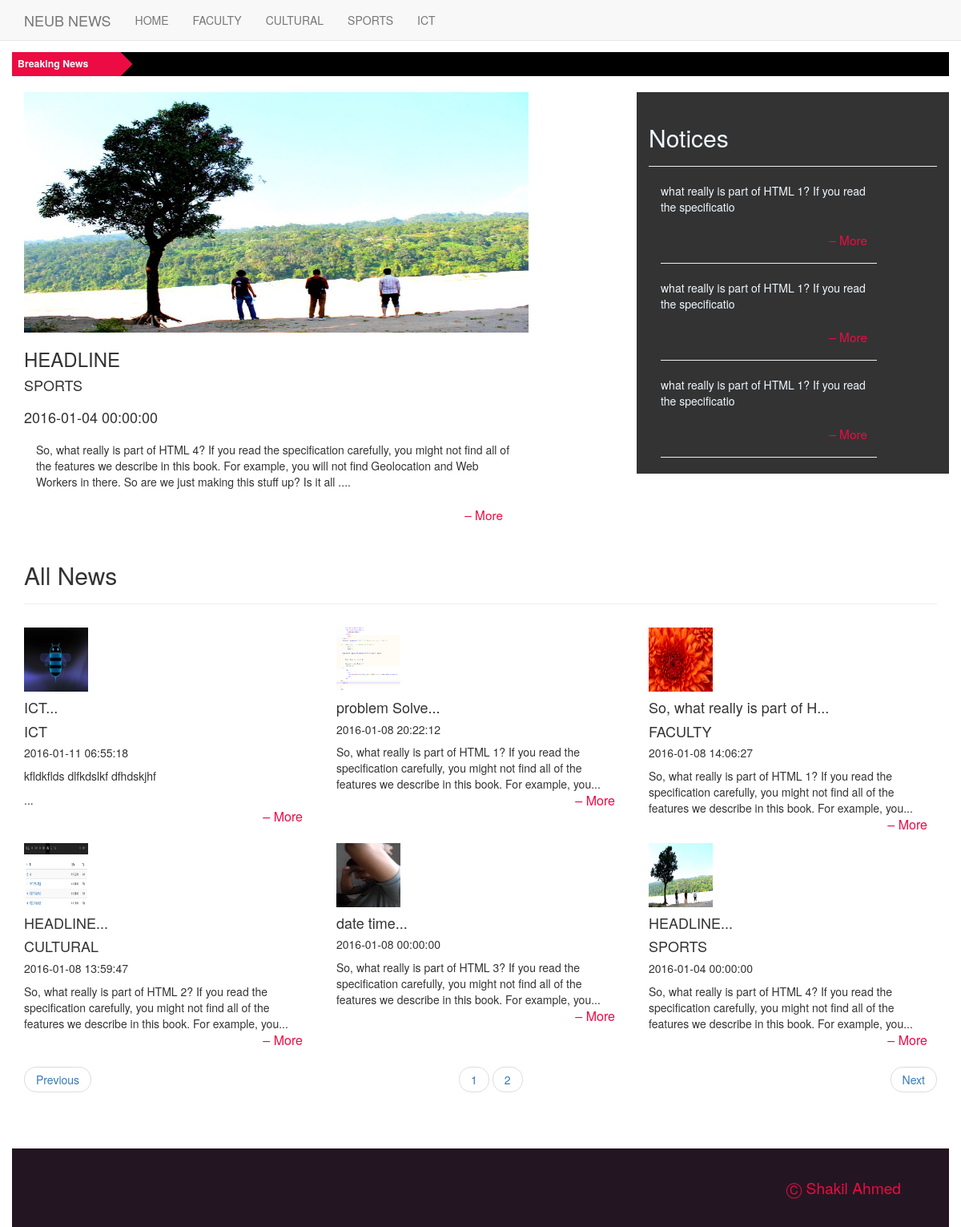
The page / on the database its author committed.
### tables this page shows
CREATE TABLE IF NOT EXISTS `all_news` (
  `id` int(11) NOT NULL AUTO_INCREMENT,
  `news_title` varchar(255) NOT NULL,
  `description` text NOT NULL,
  `cat_id` int(11) NOT NULL,
  `images` varchar(255) NOT NULL,
  `type_id` int(11) NOT NULL,
  `date` datetime NOT NULL,
  PRIMARY KEY (`id`)
);

CREATE TABLE IF NOT EXISTS `category` (
  `cat_id` int(11) NOT NULL AUTO_INCREMENT,
  `cat_name` varchar(255) NOT NULL,
  PRIMARY KEY (`cat_id`)
);

CREATE TABLE IF NOT EXISTS `notices` (
  `id` int(11) NOT NULL AUTO_INCREMENT,
  `notics_title` varchar(255) NOT NULL,
  `note` text NOT NULL,
  `notices_time` datetime NOT NULL,
  PRIMARY KEY (`id`)
);

### index.php (the view, shortened to what this page needs)
  </head>
  <?php include 'header.php'; ?>
  <body>
		<div class="container-fluid custom-ticker">
			    <div class="ticker-container">
				  <div class="ticker-caption">
					<p>Breaking News</p>
				  </div>
				  <ul>
				    	<?php
			$breaking = mysql_query("SELECT * FROM all_news ORDER BY `id` DESC LIMIT 0,10");
			while($bnews = mysql_fetch_array($breaking))
			{
				$bdes = $bnews['description'];
				$new_b_des = substr($bdes,0,36);
			?>
					<div>
					  <li><span> <?php echo $new_b_des; ?> &ndash; <a href="#">read more</a></span></li>
					</div>
					<?php
			}
		?>
				 </ul>
		</div>
		<div class="container head-container">
			<div class="row">
			<?php
				$type_que = mysql_query("select type_id from news_type where type_name = 'Headline'");
				$type_query = mysql_fetch_array($type_que);
					$ty_id = $type_query['type_id'];
				$head_query = mysql_query("select * from all_news  where type_id = '$ty_id' ORDER BY `id` ASC");
					while($main_post = mysql_fetch_array($head_query))
					{
						$news_id_main = $main_post['id'];
						$news_title_main = $main_post['news_title'];
						$news_description_main = $main_post['description'];
						$new_news_description_main = substr($news_description_main,0,260);
						$news_cat_id_main = $main_post['cat_id'];
						$main_cat_head =mysql_query("SELECT cat_name FROM category where cat_id = '$news_cat_id_main'");
						$run2 = mysql_fetch_array($main_cat_head);
						$cat_name_main = $run2['cat_name'];
						$news_images_main = $main_post['images'];
						$news_date_main = $main_post['date'];
					}
			?>
				<div class="col-lg-8 col-md-12">
					<img src="upload/<?php echo $news_images_main; ?>" alt="" class="img-responsive" style="width:630px;height:300px" />
						<h3 class="head_h2"><?php echo $news_title_main; ?></h3>
								<h4><?php echo $cat_name_main." </br>";?> <?php echo " </br>".$news_date_main; ?></h4>
						<div class="col-lg-10 col-md-10">
									<p class="">
										<?php echo $new_news_description_main."...."; ?>
										<a href="view.php?id=<?php echo $news_id_main; ?>" class="more"> &ndash; More </a>
									</p>
						</div>
				</div>
				<div class="col-lg-4 col-md-12 custom-notics">
					<div class="page-header">
						<h2>Notices</h2>
					</div>
					<div class="col-lg-10 col-md-12">
					<?php
					$sql = mysql_query("select * from notices ORDER BY `id` DESC LIMIT 0,3 ");
					$counter = 0;
					$max = 10;
					while($note = mysql_fetch_array($sql) and ($counter < $max) )
					{
						$notics_id = $note['id'];
						$notes = $note['note'];
						$new_notices = substr($notes,0,60);
						?>
						<p>
						<?php echo $new_notices; ?>
							<a href="note_view.php?id=<?php echo $notics_id; ?>" class="more"> &ndash; More </a>
							<hr />
						</p>
					<?php
					$counter++;
					}
					?>
					</div>
				</div>
			</div>
		</div>
		<div class="container">
			<div class="page-header"> <h2>All News </h2> </div>
				<div class="row">
			<?php
				$per_page = 6;
				if(isset($_GET['page'])){
					$page = $_GET['page'];
				}else{
					$page =1;
				}
			$start_from =( $page - 1) * $per_page;
			?>
		<?php
			$allnews = mysql_query("SELECT * FROM all_news ORDER BY `id` DESC LIMIT $start_from , $per_page");
			while($news = mysql_fetch_array($allnews))
			{
				$id=$news['id'];
				$news_title = $news['news_title'];
				$new_tit = substr($news_title,0,30);
				$des = $news['description'];
				$cat_id = $news['cat_id'];
				$images = $news['images'];
				$date = $news['date'];
				$new_des = substr($des,0,160);
				$query1 =mysql_query("SELECT cat_name FROM category where cat_id = '$cat_id'");
						$run1 = mysql_fetch_array($query1);
						$cat_name = $run1['cat_name'];
		?>
		<div class="col-lg-4 col-md-6 all_n" style="margin-top: 2px;padding-top: 2px;">
			<img src="upload/<?php echo $images; ?>" alt=""  id ="imgs" class="img-responsive" style="width:80px;height:80px;margin-top: 5px;"/>
				<h4> <?php echo $new_tit."..." ;?>  </h4>
				<h4> <?php echo $cat_name; ?>  </h4>
				<h5> <?php echo $date ;?>  </h5>
					<p>
						<?php echo $new_des."..."; ?>
						<br />
						<a href="view.php?id=<?php echo $id; ?>" class="more" style="font-size: initial;"> &ndash; More </a>
					</p>
		</div>
			<?php
				}
			?>
			<div class="col-lg-12 col-md-12">
			<?php
			$ii =1;
				$page_query  = mysql_query("SELECT * FROM all_news");
				$total_rows  = mysql_num_rows($page_query);
				$total_pages = ceil($total_rows/$per_page);
			?>
			 <ul class="pager">
			 	<li class="previous"><a href="index.php?page=1">Previous</a></li>
				<?php
					for($ii <= 1; $ii <= $total_pages ; $ii++){
				?>   <li><a href="index.php?page=<?php echo $ii ?>"> <?php echo $ii ?> </a></li>
				<?php
					}
				?>
				<li class="next"><a  href="index.php?page=<?php echo $total_pages ?>">Next</a></li>
			</ul>
			</div>
			</div>
		</div>
		<div class="container-fluid custom-footer">
			 <p>&#9400 Shakil Ahmed</p>
		</div>
  </body>
</html>

### header.php (shortened to what this page needs)
<!DOCTYPE html>
<html lang="en">
  <head>
    <link href="css/bootstrap.min.css" rel="stylesheet">
    <link href="css/custom.css" rel="stylesheet">
	  <link rel="stylesheet" type="text/css" href="css/ticker.css">
		  <nav class="navbar navbar-fixed-top navbar-default custom-nav">
		  <div class="container">
			<div class="navbar-header">
			  <a class="navbar-brand" href="index.php">NEUB NEWS</a>
			</div>
			<div id="navbar" class="collapse navbar-collapse">
			  <ul class="nav navbar-nav">
				<li><a href="index.php">HOME</a></li>
				<li><a href="facutti.php">FACULTY</a></li>
				<li><a href="cultural.php">CULTURAL</a></li>
				<li><a href="sport.php">SPORTS</a></li>
				<li><a href="ict.php">ICT</a></li>
			</ul>
			</div>
		  </div>
		</nav>

### css/custom.css (style rules this page uses)
.custom-ticker { margin-top: 65px; }
.head-container { margin-top: 7px; }
.custom-notics { background-color: #333; color: aliceblue; }
.custom-footer { background-color: #231622; color: #EC0B43; margin-top: 50px; font-size: medium; }
.custom-footer p { margin: 35px 45px 35px 5px; float: right; font-size: 1.2em; }
.more { color: #EC0B43; float: right; font-size: 1.1em; padding-right: 12px; padding-bottom: 2px; }

### css/ticker.css (style rules this page uses)
* { margin: 0; padding: 0; font-family: "Helvetica Neue",Helvetica,Arial,sans-serif; }
.ticker-container { height: 60px; width: 100%; text-align: center; position: relative; overflow: hidden; background-color: rgba(0,0,0,1); color: white; font-size: 1.1em; margin-bottom: 15px; }
.ticker-container .ticker-caption { height: 50%; width: 100%; background-color: #EC0B43; display: table; position: absolute; color: white; font-size: 0.8em; z-index: 1; }
.ticker-container .ticker-caption p { height: inherit; width: inherit; display: table-cell; vertical-align: middle; font-weight: bold; }
.ticker-container ul { list-style: none; padding: 0; height: auto; }
.ticker-container ul div { overflow: hidden; position: absolute; z-index: 0; display: inline; min-width: 100%; left: 0; height: 50%; transition: 4.25s ease-in-out; }
.ticker-container ul div.ticker-active { top: 30px; }
.ticker-container ul div li { padding: 5px 0; }
@media (min-width: 500px) { .ticker-container { height: 30px; text-align: left; } }
@media (min-width: 500px) { .ticker-container .ticker-caption { height: 100%; width: 150px; background: url('../images/ticker-caption-bg.png'); } }
@media (min-width: 500px) { .ticker-container .ticker-caption p { text-align: left; padding-left: 7px; } }
@media (min-width: 500px) { .ticker-container ul { margin-left: 170px; height: 100%; } }
@media (min-width: 500px) { .ticker-container ul div { height: 100%; left: 170px; } }
@media (min-width: 500px) { .ticker-container ul div.ticker-active { top: 0; } }
@media (min-width: 768px) { .ticker-container { margin-bottom: 10px; } }
@media (min-width: 992px) { .ticker-container { margin-bottom: 20px; } }

### rows shown on the page
all_news: images (picture), news_title "HEADLINE", date "2016-01-04 00:00:00", description "So, what really is part of HTML 4? If you read the specification carefully, you might not find all of the features we describe in this book. For example, you will not find Geolocation and Web Workers in there. So are we just making this stuff up? Is it all", cat.cat_name "SPORTS", description "So, what really is part of HTML 4? If you read the specification carefully, you might not find all of the features we describe in this book. For example, you"
category: cat_name "SPORTS"
notices: note "what really is part of HTML 1? If you read the specificatio"
notices: note "what really is part of HTML 1? If you read the specificatio"
notices: note "what really is part of HTML 1? If you read the specificatio"
all_news: images (picture), news_title "ICT", cat.cat_name "ICT", date "2016-01-11 06:55:18", description "kfldkflds dlfkdslkf dfhdskjhf"
all_news: images (picture), news_title "problem Solve", date "2016-01-08 20:22:12", description "So, what really is part of HTML 1? If you read the specification carefully, you might not find all of the features we describe in this book. For example, you"
all_news: images (picture), news_title "So, what really is part of H", cat.cat_name "FACULTY", date "2016-01-08 14:06:27", description "So, what really is part of HTML 1? If you read the specification carefully, you might not find all of the features we describe in this book. For example, you"
all_news: images (picture), news_title "HEADLINE", cat.cat_name "CULTURAL", date "2016-01-08 13:59:47", description "So, what really is part of HTML 2? If you read the specification carefully, you might not find all of the features we describe in this book. For example, you"
all_news: images (picture), news_title "date time", date "2016-01-08 00:00:00", description "So, what really is part of HTML 3? If you read the specification carefully, you might not find all of the features we describe in this book. For example, you"
